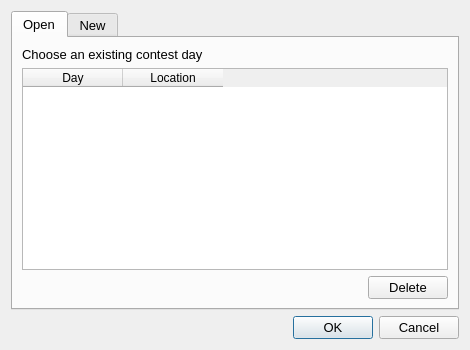
<?xml version="1.0" encoding="UTF-8"?>
<ui version="4.0">
 <class>DayDialog</class>
 <widget class="QDialog" name="DayDialog">
  <property name="geometry">
   <rect>
    <x>0</x>
    <y>0</y>
    <width>470</width>
    <height>350</height>
   </rect>
  </property>
  <property name="windowTitle">
   <string>Contest Day</string>
  </property>
  <layout class="QVBoxLayout" name="verticalLayout">
   <item>
    <widget class="QTabWidget" name="tabWidget">
     <property name="font">
      <font>
       <pointsize>10</pointsize>
      </font>
     </property>
     <property name="currentIndex">
      <number>0</number>
     </property>
     <widget class="QWidget" name="openTab">
      <attribute name="title">
       <string>Open</string>
      </attribute>
      <layout class="QVBoxLayout" name="verticalLayout_2">
       <item>
        <widget class="QLabel" name="openLabel">
         <property name="font">
          <font>
           <pointsize>10</pointsize>
          </font>
         </property>
         <property name="text">
          <string>Choose an existing contest day</string>
         </property>
        </widget>
       </item>
       <item>
        <widget class="QTableWidget" name="dayTable">
         <column>
          <property name="text">
           <string>Day</string>
          </property>
         </column>
         <column>
          <property name="text">
           <string>Location</string>
          </property>
         </column>
        </widget>
       </item>
       <item>
        <layout class="QHBoxLayout" name="deleteLayout">
         <item>
          <spacer name="deleteSpacer">
           <property name="orientation">
            <enum>Qt::Horizontal</enum>
           </property>
           <property name="sizeHint" stdset="0">
            <size>
             <width>40</width>
             <height>20</height>
            </size>
           </property>
          </spacer>
         </item>
         <item>
          <widget class="QPushButton" name="deleteButton">
           <property name="font">
            <font>
             <pointsize>10</pointsize>
            </font>
           </property>
           <property name="text">
            <string>Delete</string>
           </property>
          </widget>
         </item>
        </layout>
       </item>
      </layout>
     </widget>
     <widget class="QWidget" name="newTab">
      <attribute name="title">
       <string>New</string>
      </attribute>
      <layout class="QVBoxLayout" name="verticalLayout_3">
       <item>
        <layout class="QGridLayout" name="gridLayout">
         <property name="horizontalSpacing">
          <number>12</number>
         </property>
         <property name="verticalSpacing">
          <number>15</number>
         </property>
         <item row="0" column="0">
          <widget class="QLabel" name="label">
           <property name="font">
            <font>
             <pointsize>10</pointsize>
            </font>
           </property>
           <property name="text">
            <string>Day Title</string>
           </property>
          </widget>
         </item>
         <item row="0" column="1">
          <widget class="QLineEdit" name="dayTitle">
           <property name="font">
            <font>
             <pointsize>10</pointsize>
            </font>
           </property>
          </widget>
         </item>
         <item row="1" column="0">
          <widget class="QLabel" name="label_2">
           <property name="font">
            <font>
             <pointsize>10</pointsize>
            </font>
           </property>
           <property name="text">
            <string>Folder Name</string>
           </property>
          </widget>
         </item>
         <item row="1" column="1">
          <widget class="QLineEdit" name="dayFolder">
           <property name="font">
            <font>
             <pointsize>10</pointsize>
            </font>
           </property>
          </widget>
         </item>
         <item row="2" column="0">
          <widget class="QLabel" name="label_3">
           <property name="font">
            <font>
             <pointsize>10</pointsize>
            </font>
           </property>
           <property name="text">
            <string>Location</string>
           </property>
          </widget>
         </item>
         <item row="2" column="1">
          <widget class="QLineEdit" name="dayPath">
           <property name="font">
            <font>
             <pointsize>10</pointsize>
            </font>
           </property>
           <property name="readOnly">
            <bool>true</bool>
           </property>
          </widget>
         </item>
        </layout>
       </item>
       <item>
        <spacer name="verticalSpacer">
         <property name="orientation">
          <enum>Qt::Vertical</enum>
         </property>
         <property name="sizeHint" stdset="0">
          <size>
           <width>20</width>
           <height>168</height>
          </size>
         </property>
        </spacer>
       </item>
      </layout>
     </widget>
    </widget>
   </item>
   <item>
    <widget class="QDialogButtonBox" name="buttonBox">
     <property name="font">
      <font>
       <pointsize>10</pointsize>
      </font>
     </property>
     <property name="standardButtons">
      <set>QDialogButtonBox::Cancel|QDialogButtonBox::Ok</set>
     </property>
    </widget>
   </item>
  </layout>
 </widget>
 <resources/>
 <connections>
  <connection>
   <sender>buttonBox</sender>
   <signal>accepted()</signal>
   <receiver>DayDialog</receiver>
   <slot>accept()</slot>
   <hints>
    <hint type="sourcelabel">
     <x>234</x>
     <y>324</y>
    </hint>
    <hint type="destinationlabel">
     <x>234</x>
     <y>174</y>
    </hint>
   </hints>
  </connection>
  <connection>
   <sender>buttonBox</sender>
   <signal>rejected()</signal>
   <receiver>DayDialog</receiver>
   <slot>reject()</slot>
   <hints>
    <hint type="sourcelabel">
     <x>234</x>
     <y>324</y>
    </hint>
    <hint type="destinationlabel">
     <x>234</x>
     <y>174</y>
    </hint>
   </hints>
  </connection>
 </connections>
</ui>
